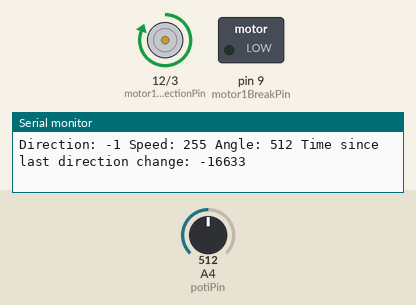
Simulated run of this sketch. Board: Arduino Uno, built with avr-gcc and run on an emulated ATmega328P. Parts: direction and speed pins drawn as motors (green arrow = direction pin HIGH = forward, orange = LOW = backward, longer = more drive), switched loads named in the sketch (green lamp = pin HIGH), the last lines printed to the serial monitor. The inputs (shaded band) are chosen by the test bench; at power-on: A4 (potiPin) = 512.

Above: at 1.2 s.
1.3 s: A4 (potiPin) set to 478
At 3.0 s:
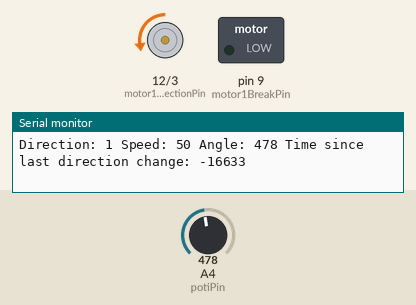
4.3 s: A4 (potiPin) set to 520
7.3 s: A4 (potiPin) set to 553
At 10.1 s:
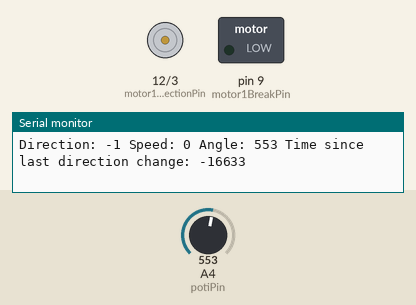
10.3 s: A4 (potiPin) set to 40
At 11.3 s:
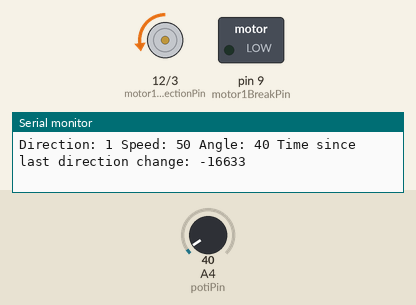
13.3 s: A4 (potiPin) set to 1023
At 14.9 s:
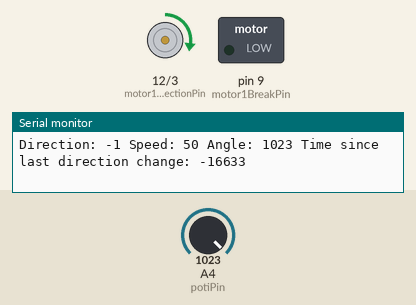
Timing chart, 0 to 16.9 s (numbered marks = the images above; inputs shaded):
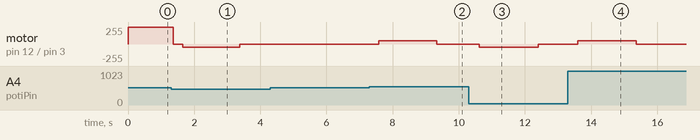

Measured:
- the behaviour switches between 487 and 486 on A4 (potiPin) (found by bisection; images 0 and 1)
- the behaviour switches between 537 and 538 on A4 (potiPin) (found by bisection; images 1 and 2)
- after the input at 1.3 s, motor on pin 12 (motor1DirectionPin) / pin 3 (motor1SpeedPin): forward 255/255 → stopped after 0.08 s instead of 0.72 s
- after the input at 7.3 s, motor on pin 12 (motor1DirectionPin) / pin 3 (motor1SpeedPin): stopped → forward 50/255 after 0.28 s, → stopped 1.8 s later
- after the input at 10.3 s, motor on pin 12 (motor1DirectionPin) / pin 3 (motor1SpeedPin): stopped → backward 50/255 after 0.32 s, → stopped 1.8 s later
- after the input at 13.3 s, motor on pin 12 (motor1DirectionPin) / pin 3 (motor1SpeedPin): stopped → forward 50/255 after 0.29 s, → stopped 1.8 s later

The sketch:

CraddleControl.ino
```cpp
// (licence header left out)
// Librarys for formated output
#include <stdarg.h>

// Motor Values
static int MAX_CURRENT_MILI_AMPERE = 2000;
int motor1DirectionPin = 12;
int motor1BreakPin = 9;
int motor1SpeedPin = 3;
int motor1CurrentSensingPin = 0;
int motor1DirectionLevel = LOW;

// Potentiometer
int potiPin = 4;

// Direction and speed calculation
// Actual speed of the motor
int actualSpeed = 0;

// Theoretically needed max speed
const float THEORETICAL_MAX_SPEED = 300.0f;

// Max speed with the used motorshield and motor.
const int MOTOR_MAX_SPEED = 255;
const int MOTOR_MIN_SPEED = 50;

const int DIRECTION_UP = 1;
const int DIRECTION_DOWN = -1;

// +1 => up, 0 0=> stopped, -1 => down
int actualDirection = 0;

// +1 => up, 0 0=> stopped, -1 => down
int lastDirection = 0;

// raw angle value offset at which a direction change should be made.
const int RAW_ANGLE_AMPLITUDE = 25;

// Lower limit for the raw angle value => If raw value is lower change direction
float lowerRawAngleLimit = -1.0f;

// Upper limit for the raw angle value => If raw value is higher change direction
float upperRawAngleLimit = -1.0f;

// Center between upperRawAngleLimit and lowerRawAngleLimit
float centerRawAngle = 0.0f;

//  Current raw angle value (between 0 and 1023). -1  means not initialized.
int currentRawAngle = -1;

//  Last raw angle value (between 0 and 1023). -1  means not initialized.
int lastRawAngle = -1;

const int MAX_DURATION_WITHOUT_DIRECTION_CHANGE_MILIS = 2000;

const int NEUTRAL_RUN_WAIT_AT_DIRECTION_CHANGE_MILIS = 200;

// "Timestamp" of the last direction change
long milisLastDirectionChange = 0;

void setup() {
  centerRawAngle = analogRead(potiPin);
  lowerRawAngleLimit = centerRawAngle - RAW_ANGLE_AMPLITUDE;
  upperRawAngleLimit = centerRawAngle + RAW_ANGLE_AMPLITUDE;
  updateAngleAndDirection();
  initMotor();
  Serial.begin(9600);
}

void initMotor(){
  // declare all pins as output
  pinMode(motor1DirectionPin, OUTPUT);
  pinMode(motor1BreakPin, OUTPUT);
  pinMode(motor1SpeedPin, OUTPUT);

  // set direction
  digitalWrite(motor1DirectionPin, motor1DirectionLevel);

  // disengage break
  digitalWrite(motor1BreakPin, LOW);
}

void printSerial(char *fmt, ... ){
  char buf[128]; // resulting string limited to 128 chars
  va_list args;
  va_start (args, fmt );
  vsnprintf(buf, 128, fmt, args);
  va_end (args);
  Serial.print(buf);
}

void loop() {
  updateAngleAndDirection();
  updateSpeed();
  char* directionStr;
  if (actualDirection == DIRECTION_UP){
     motor1DirectionLevel = LOW;
     directionStr = "Right";
  } else {
    motor1DirectionLevel = HIGH;
    directionStr = "Left";
  }
  digitalWrite(motor1DirectionPin, motor1DirectionLevel);
  analogWrite(motor1SpeedPin, actualSpeed);

  printSerial("Direction: %i Speed: %d Angle: %i Time since last direction change: %d\n", actualDirection, actualSpeed, currentRawAngle);

  // Take a short break if direction changes ==> motor should run in neutral for smoother direction changes.
  if (actualDirection != lastDirection){
    delay(NEUTRAL_RUN_WAIT_AT_DIRECTION_CHANGE_MILIS);
  }

}

void updateAngleAndDirection(){
  lastDirection = actualDirection;
  currentRawAngle = analogRead(potiPin);
  if (currentRawAngle > upperRawAngleLimit){
    actualDirection = DIRECTION_DOWN;
  } else if (currentRawAngle < lowerRawAngleLimit){
    actualDirection = DIRECTION_UP;
  } else if (actualDirection == 0){
    if (currentRawAngle < centerRawAngle){
      actualDirection = DIRECTION_UP;
    } else {
      actualDirection = DIRECTION_DOWN;
    }
  }
  if (actualDirection != lastDirection){
    milisLastDirectionChange = millis();
  }
}

void updateSpeed(){
  if (millis() - milisLastDirectionChange < MAX_DURATION_WITHOUT_DIRECTION_CHANGE_MILIS){
    // if we have a change of direction take a short break => no motor power
    if (actualDirection != lastDirection){
      actualSpeed = 0;
    } else {
      if (currentRawAngle <= centerRawAngle){
        actualSpeed =(int) (currentRawAngle - lowerRawAngleLimit) * (THEORETICAL_MAX_SPEED / (centerRawAngle - lowerRawAngleLimit));
      } else {
        actualSpeed =(int) (currentRawAngle - centerRawAngle) * ((-1 *THEORETICAL_MAX_SPEED) / (upperRawAngleLimit - centerRawAngle)) + THEORETICAL_MAX_SPEED;
      }

      // between 0 and MOTOR_MIN_SPEED the motor is to week => boost it up
      if (actualSpeed < MOTOR_MIN_SPEED){
        actualSpeed = MOTOR_MIN_SPEED;
      }

      // calculation assumes a theoretical maximum motor power of THEORETICAL_MAX_SPEED -> if speed it to high limit it to MOTOR_MAX_SPEED
      if (actualSpeed > MOTOR_MAX_SPEED){
        actualSpeed = MOTOR_MAX_SPEED;
      } else if (actualSpeed < 0){
        actualSpeed = 0;
      }
    }
  } else {
    actualSpeed = 0;
  }
}

int readCurrent(){
  int currentRaw = analogRead(motor1CurrentSensingPin);
  Serial.println(currentRaw);
  return (int) MAX_CURRENT_MILI_AMPERE / 1024.0f * currentRaw ;
}
```
